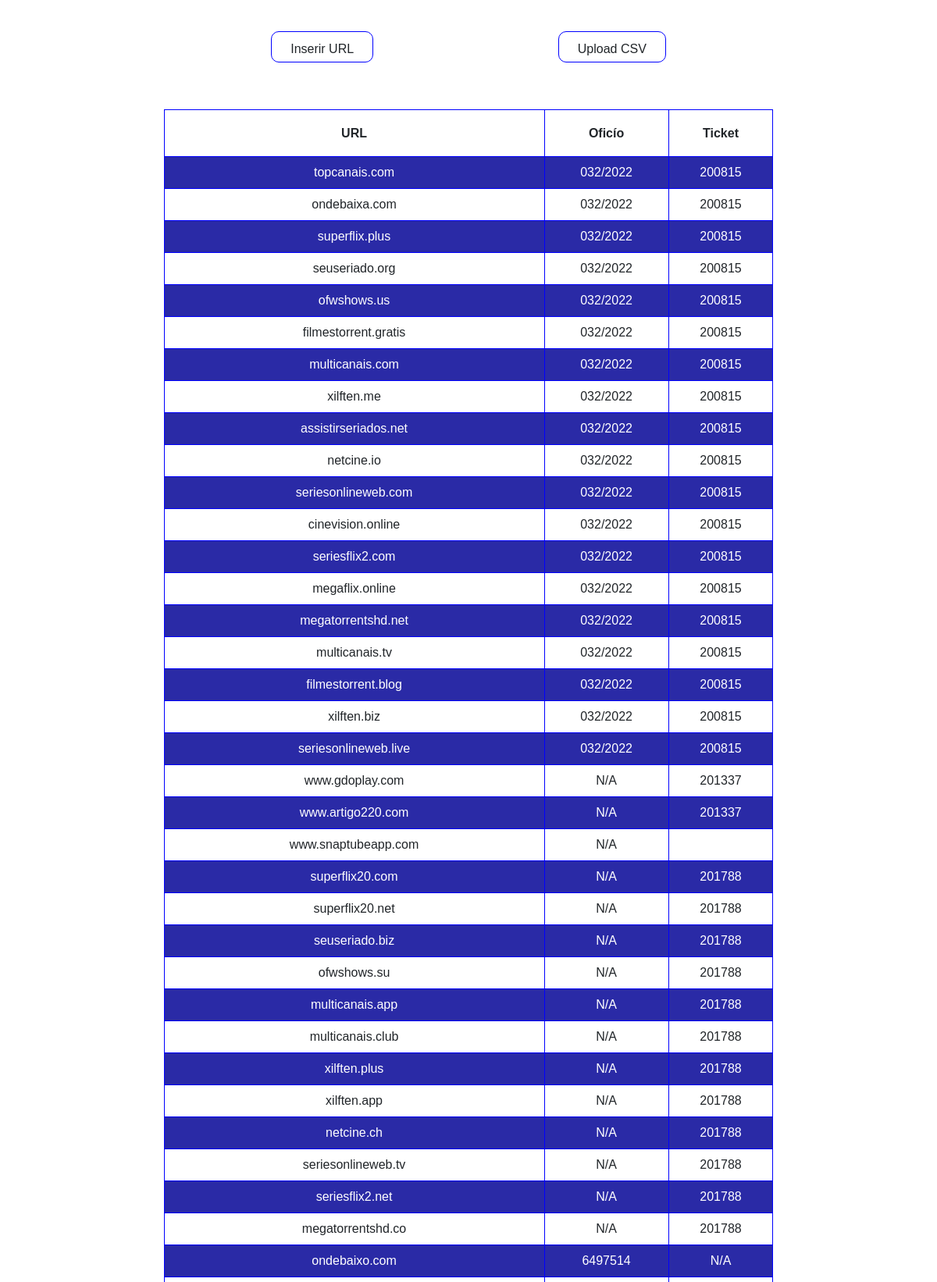
The page / (upper part) on the database its author committed.
### webcontrolurl/models.py (models this page shows)
class Url(models.Model):
    url = models.CharField(max_length=255)
    oficio = models.CharField(max_length=255)
    chamado = models.CharField(max_length=255)
    created_at = models.DateField(auto_now_add=True)

### webcontrolurl/views.py (the view)
# urls.py: path("", views.index, name="index"),
def index(request):
        urls = Url.objects.all()
        return render(request, 'webcontrolurl/home.html', {'urls': urls})

### webcontrolurl/templates/webcontrolurl/home.html (shortened to what this page needs)
<!doctype html>
<html lang="en">
  <head>
    <link href="https://cdn.jsdelivr.net/npm/bootstrap@5.2.0-beta1/dist/css/bootstrap.min.css" rel="stylesheet">
  </head>
  <body>
    <div class="container">
      <div class="ButtonsNav">
        <button class="btn" onclick="inserirURL()">Inserir URL</button>
        <button class="btn" onclick="importarCSV()">Upload CSV</button>
      </div>
      <table class="table">
        <tr class="table-row">
            <th class="header__item">URL</th><th class="header__item">Oficío</th><th class="header__item">Ticket</th>
        </tr>
            {% for url in urls %}
              <tr class="table-row">
                <td class="table-data">{{url.url}}</td>
                <td class="table-data">{{url.oficio}}</td>
                <td class="table-data">{{url.chamado}}</td></tr>
            {% endfor %}
      </table>
    </div>
  </body>
</html>

### webcontrolurl/templates/webcontrolurl/home.html (style rules this page uses)
body { padding: base-spacing-unit; font-family:'Source Sans Pro', sans-serif; margin:0; }
.container { max-width: 1000px; margin-right:auto; margin-left:auto; display:flex; flex-direction: column; justify-content:center; align-items:center; min-height:100vh; }
.ButtonsNav { display: flex; width: 60%; margin: 20px; padding: 20px; justify-content:space-between; align-items:center; }
.btn { margin: 0px 20px; height: 40px; border: 1px solid blue; padding: 10px 24px; border-radius: 10px; align-items: center; justify-content: center; }
table, th, td { margin: 20px; border: 1px solid blue; }
.table { width: 80%; }
th { font-size: 16px; height: 60px; }
th,td { text-align: center; vertical-align:middle; }
tr:nth-child(even) { background-color: #2a2aa6;color: white; }

### rows shown on the page
Url: url "topcanais.com", oficio "032/2022", chamado "200815"
Url: url "ondebaixa.com", oficio "032/2022", chamado "200815"
Url: url "superflix.plus", oficio "032/2022", chamado "200815"
Url: url "seuseriado.org", oficio "032/2022", chamado "200815"
Url: url "ofwshows.us", oficio "032/2022", chamado "200815"
Url: url "filmestorrent.gratis", oficio "032/2022", chamado "200815"
Url: url "multicanais.com", oficio "032/2022", chamado "200815"
Url: url "xilften.me", oficio "032/2022", chamado "200815"
Url: url "assistirseriados.net", oficio "032/2022", chamado "200815"
Url: url "netcine.io", oficio "032/2022", chamado "200815"
Url: url "seriesonlineweb.com", oficio "032/2022", chamado "200815"
Url: url "cinevision.online", oficio "032/2022", chamado "200815"
Url: url "seriesflix2.com", oficio "032/2022", chamado "200815"
Url: url "megaflix.online", oficio "032/2022", chamado "200815"
Url: url "megatorrentshd.net", oficio "032/2022", chamado "200815"
Url: url "multicanais.tv", oficio "032/2022", chamado "200815"
Url: url "filmestorrent.blog", oficio "032/2022", chamado "200815"
Url: url "xilften.biz", oficio "032/2022", chamado "200815"
Url: url "seriesonlineweb.live", oficio "032/2022", chamado "200815"
Url: url "www.gdoplay.com", oficio "N/A", chamado "201337"
Url: url "www.artigo220.com", oficio "N/A", chamado "201337"
Url: url "www.snaptubeapp.com", oficio "N/A"
Url: url "superflix20.com", oficio "N/A", chamado "201788"
Url: url "superflix20.net", oficio "N/A", chamado "201788"
Url: url "seuseriado.biz", oficio "N/A", chamado "201788"
Url: url "ofwshows.su", oficio "N/A", chamado "201788"
Url: url "multicanais.app", oficio "N/A", chamado "201788"
Url: url "multicanais.club", oficio "N/A", chamado "201788"
Url: url "xilften.plus", oficio "N/A", chamado "201788"
Url: url "xilften.app", oficio "N/A", chamado "201788"
Url: url "netcine.ch", oficio "N/A", chamado "201788"
Url: url "seriesonlineweb.tv", oficio "N/A", chamado "201788"
Url: url "seriesflix2.net", oficio "N/A", chamado "201788"
Url: url "megatorrentshd.co", oficio "N/A", chamado "201788"
Url: url "ondebaixo.com", oficio "6497514", chamado "N/A"
